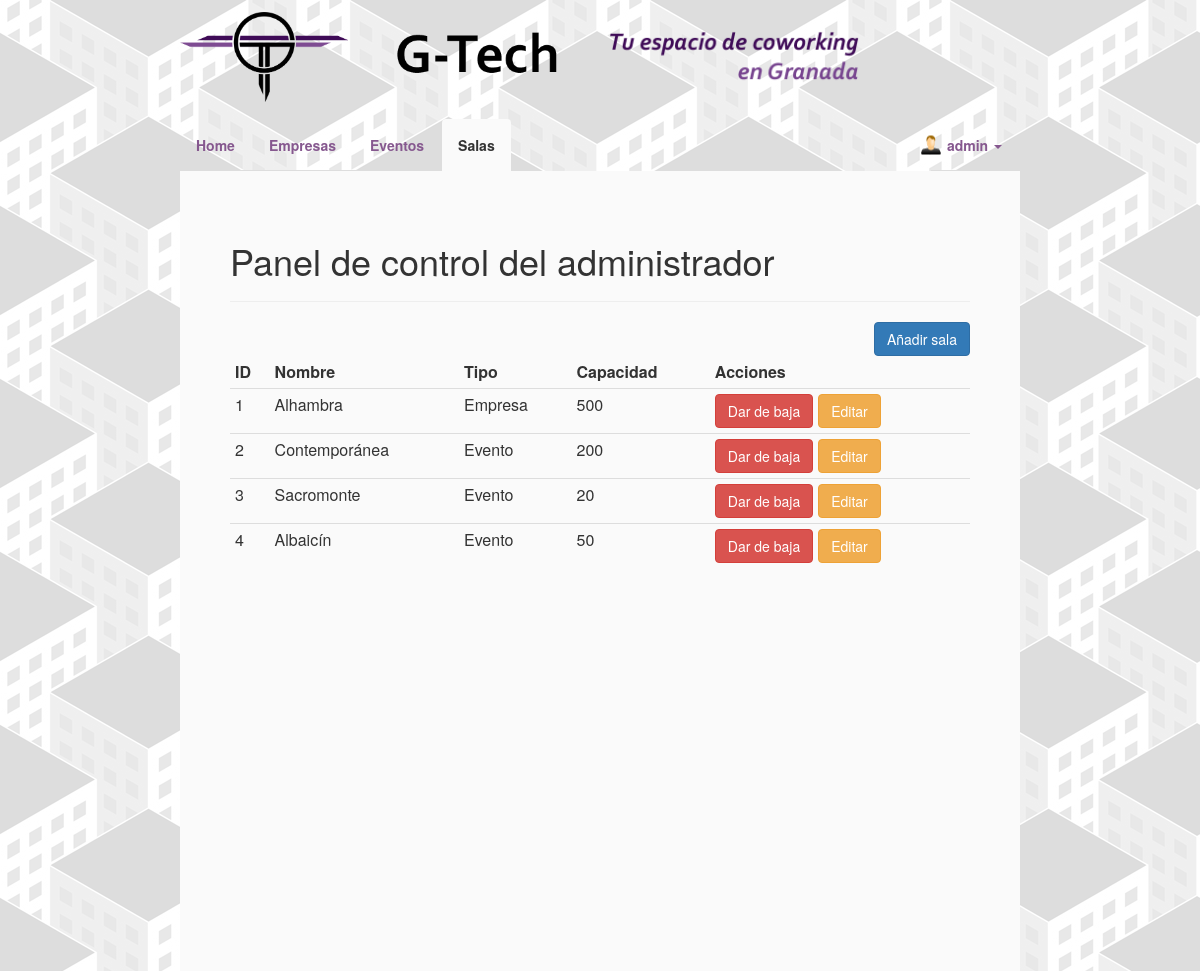
The app's page /G-Tech/gestionSalasAdmin.php (signed in) with its own data.
### tables this page shows
CREATE TABLE IF NOT EXISTS `usuario` (
  `id` int(11) NOT NULL,
  `login` varchar(45) NOT NULL,
  `pass` varchar(45) NOT NULL,
  `email` varchar(45) NOT NULL,
  `nombre` varchar(45) NOT NULL,
  `telefono` varchar(45) DEFAULT NULL,
  `sexo` varchar(45) DEFAULT NULL,
  `pais` varchar(45) DEFAULT NULL,
  `localidad` varchar(45) DEFAULT NULL,
  `direccion` varchar(45) DEFAULT NULL,
  `codigoPostal` varchar(45) DEFAULT NULL,
  `imagen` varchar(45) NOT NULL
);

CREATE TABLE IF NOT EXISTS `sala` (
  `id` int(11) NOT NULL,
  `tipo` varchar(45) NOT NULL,
  `nombre` varchar(45) NOT NULL,
  `planta` int(11) NOT NULL,
  `numero` int(11) NOT NULL,
  `capacidad` int(11) NOT NULL,
  `imagen` varchar(45) NOT NULL DEFAULT 'assets/img/sala.jpg',
  `baja` tinyint(1) NOT NULL DEFAULT '0'
);

### G-Tech/gestionSalasAdmin.php (the view, shortened to what this page needs)
<?php include 'header.php'; ?>
<section>
<h1>Panel de control del administrador<hr></h1>
<article>
  <a href="crearSala.php" class="btn btn-primary btnAdmin">Añadir sala</a>
<?php
$conn = dbConnect();
$sql = "SELECT * FROM sala;";
$resultado = mysqli_query($conn, $sql);
echo '<table class="table table-condensed">';
echo '<thead>';
echo '<tr>';
echo '<th>ID</th>';
echo '<th>Nombre</th>';
echo '<th>Tipo</th>';
echo '<th>Capacidad</th>';
echo '<th>Acciones</th>';
echo '</tr>';
echo '</thead>';
echo '<tbody>';
while($misSalas = mysqli_fetch_assoc($resultado)){
  echo '<tr>';
  echo '<td>';
  echo $misSalas['id'];
  echo '</td>';
  echo '<td>';
  echo $misSalas['nombre'];
  echo '</td>';
  echo '<td>';
  if($misSalas['tipo']=='evento'){
    echo 'Evento';
  }else{
    echo 'Empresa';
  }
  echo '</td>';
  echo '<td>';
  echo $misSalas['capacidad'];
  echo '</td>';
  echo '<td>';
  if($misSalas['baja']==0){
    echo '<a href="scripts/bajaSala.php?i=';
    echo $misSalas['id'];
    echo '" class="btn btn-danger btnSalasAdmin">Dar de baja</a>';
  }else{
    echo '<a href="scripts/altaSala.php?i=';
    echo $misSalas['id'];
    echo '" class="btn btn-info btnSalasAdmin">Dar de alta</a>';
  }
  echo '<a href="editarSala.php?i=';
  echo $misSalas['id'];
  echo '" class="btn btn-warning btnSalasAdmin">Editar</a>';
  echo '</td>';
  echo '</tr>';
}
echo '</tbody>';
echo '</table>';
?>
</article>
</section>

### G-Tech/header.php (shortened to what this page needs)
<html lang="es">
<head>
<?php
$conn = dbConnect();
if(isset($_SESSION['id'])){
	$login = $_SESSION['login'];
}
?>
<link href="assets/css/bootstrap.min.css" rel="stylesheet"/>
<link href="assets/css/style.css" rel="stylesheet"/>
<link href="assets/css/animate.css" rel="stylesheet"/>
<link href="assets/css/stacktable.css" rel="stylesheet"/>
<link href="assets/css/bootstrap-datepicker3.min.css" rel="stylesheet"/>
<link rel="stylesheet" href="assets/font-awesome/css/font-awesome.min.css" type="text/css">
</head>
<body id="divPrincipal">
<header>
<div class="header" id="logos">
<a href="index.php"><img id="logo" src="assets/img/logo.png" alt="Inicio"></a>
	<img class="gtech" src="assets/img/header1.png">
	<img class="coworking" src="assets/img/header2.png">
</div>
</header>
<nav class="navbar navbar-default">
  <div class="container-fluid">
    <div class="collapse navbar-collapse" id="bs-example-navbar-collapse-1">
      <ul class="nav navbar-nav nav-tabs">
					<li role="presentation" id="inicio"><a href="index.php">Home</a></li>
					<li role="presentation" id="empresas"><a href="empresas.php">Empresas</a></li>
					<li role="presentation" id="eventos"><a href="eventos.php">Eventos</a></li>
					<li role="presentation" id="salas"><a href="salas.php">Salas</a></li>
			</ul>
				<ul class="nav navbar-nav nav-tabs navbar-right">
					<?php if(!empty($_SESSION['login'])){
						$id = $_SESSION['id'];
						$sql3 = "SELECT Usuario.imagen FROM Usuario WHERE Usuario.id = $id;";
						$resImagen = mysqli_query($conn, $sql3);
						$imagen = mysqli_fetch_assoc($resImagen);
						$fotoHeader = $imagen['imagen'];
						echo '<li class="dropdown">';
	          echo '<a href="#" class="dropdown-toggle" data-toggle="dropdown" role="button" aria-haspopup="true" aria-expanded="false">
							<div class="fotoHeader"><img class="portrait" src="'.$fotoHeader.'"></div>'
							.$login.' <span class="caret"></span></a>';
	          echo '</li>';
					}else{
						echo '<li role="presentation" id="identificar" class="nav-right"><a href="inicioSesion.php">Identifícate</a></li>';
					}
					?>
			</ul>
    </div>
  </div>
</nav>

### G-Tech/assets/css/style.css (style rules this page uses)
#logo { min-width: 150px; width: 20%; }
#logos { margin-bottom: 2%; }
#divPrincipal { display: block; margin: 0 auto; width: 70%; margin-top: 1%; }
html { background-image: url(../img/fondo.png) !important; background-repeat: repeat-x repeat-y !important; }
body { background-color: transparent; }
header { background-color:transparent !important; }
nav { background-color:transparent !important; font-weight: bold; }
.navbar { border: 0 !important; margin: 0 !important; }
.navbar-default .navbar-nav > li > a { color: #86588F !important; }
.navbar-collapse, .navbar-default { border-color: transparent; padding: 0 !important; width: 100%; }
.container-fluid > .navbar-collapse { margin: 0 !important; overflow: hidden; }
.container-fluid { margin: 0 !important; padding: 0 15 0 0 !important; }
section { padding: 50; height: auto; min-height: 800px; background-color: #FAFAFA; }
article { text-align: justify; }
.nav-tabs > li.active > a { background-color: #FAFAFA !important; color: inherit !important; border-color: transparent; }
.nav-tabs > li > a { color: #86588F !important; }
.gtech { margin-left: 5%; width: 20%; }
.coworking { margin-left: 5%; width: 30%; }
.fotoHeader { float: left; position: absolute !important; margin-left: -30%; width: 20px !important; height: 20px !important; overflow: hidden !important; }
.fotoHeader img { position: absolute !important; left: 50% !important; top: 50% !important; height: 100% !important; width: auto !important; -webkit-transform: translate(-50%,-50%) !important; -ms-transform: translate(-50%,-50%) !important; transform: translate(-50%,-50%) !important; }
.fotoHeader img.portrait { width: 100% !important; height: auto !important; }
.btnSalasAdmin { margin-right: 2%; }
.btnAdmin, .btnCrearSala { float: right; }
.table > thead > tr > th { border-bottom: 0; }

### G-Tech/assets/css/stacktable.css (style rules this page uses)
.stacktable { width: 100%; }
.stacktable.large-only { display: table; }

### records on screen
usuario: imagen (placeholder picture)
sala: id "1", nombre "Alhambra", tipo "Empresa", capacidad "500"
sala: id "2", nombre "Contemporánea", tipo "Evento", capacidad "200"
sala: id "3", nombre "Sacromonte", tipo "Evento", capacidad "20"
sala: id "4", nombre "Albaicín", tipo "Evento", capacidad "50"

### other values on screen
$login "admin"
